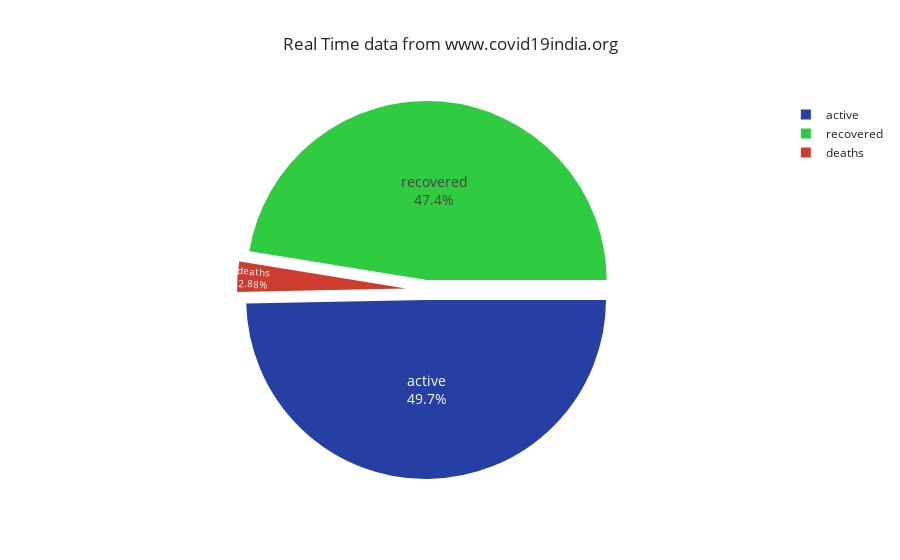

Notebook code cell kept with this figure:
### Code cell
Total_confirmed = df_india['active'].sum()
Total_recovered =  df_india['recovered'].sum()
Total_death = df_india['deaths'].sum()
data12 = [['active', Total_confirmed], ['recovered', Total_recovered], ['deaths', Total_death]] 
df123 = pd.DataFrame(data12, columns = ['State / UT', 'count']) 
fig = px.pie(df123,
             values= 'count',labels=['Active Cases','Cured','Death'],
             names="State / UT",
             title="Real Time data from www.covid19india.org",
             template="seaborn")
fig.update_traces(hoverinfo='label+percent', textinfo='value', textfont_size=14,
                  marker=dict(colors=['#263fa3', '#2fcc41','#cc3c2f'], line=dict(color='#FFFFFF', width=2)))
fig.update_traces(textposition='inside')
#fig.update_layout(uniformtext_minsize=12, uniformtext_mode='hide')
fig.update_traces(rotation=90, pull=0.05, textinfo="percent+label")
fig.show()

### Figure 1 — Plotly figure (JSON) as saved in the notebook; plotly's stock layout.template omitted (floating-point values rounded to 4 significant figures)
{"data": [{"domain": {"x": [0.0, 1.0], "y": [0.0, 1.0]}, "hoverinfo": "label+percent", "hoverlabel": {"namelength": 0}, "hovertemplate": "State / UT=%{label}<br>count=%{value}", "labels": ["active", "recovered", "deaths"], "legendgroup": "", "marker": {"colors": ["#263fa3", "#2fcc41", "#cc3c2f"], "line": {"color": "#FFFFFF", "width": 2}}, "name": "", "pull": 0.05, "rotation": 90, "showlegend": true, "textfont": {"size": 14}, "textinfo": "percent+label", "textposition": "inside", "type": "pie", "values": [85745, 81842, 4971]}], "layout": {"legend": {"tracegroupgap": 0}, "title": {"text": "Real Time data from www.covid19india.org"}}}
